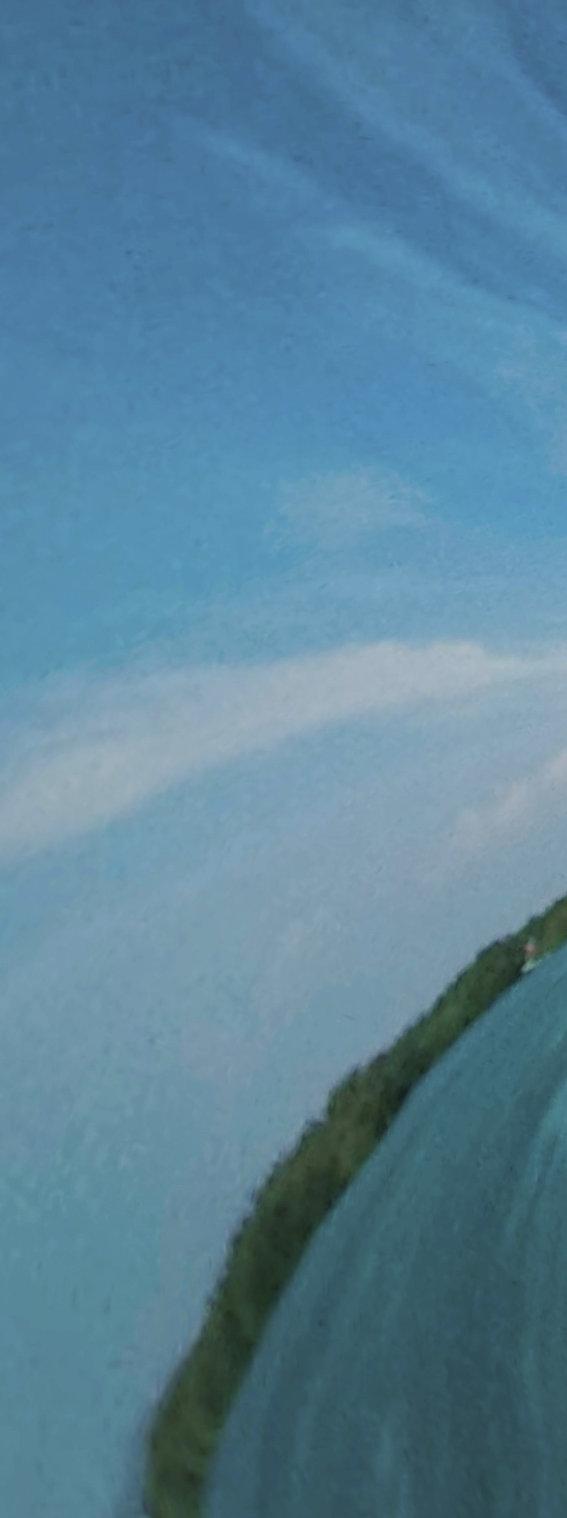
#> input picture Lab-5/360-Panorama/360_images/1.jpeg, 1134 x 3036 px (shown at 1/2 size); its folder holds 4 pictures in this run
$ jupyter execute 360-Panorama.ipynb
#> lines starting #> are read from the running program, lines starting #| are printed output that depends on the picture; after the words box and inside, x2 and y2 are one past the last pixel; in counts of white or black regions, pixels touching at a corner belong together
[cell 1]
import os
from pathlib import Path
from typing import List
import cv2
import numpy as np
import matplotlib.pyplot as plt


# 1. CONFIGURATION

IMAGE_FOLDER = "360_images"   # change this to your folder name
IMAGE_EXTENSIONS = [".jpg", ".jpeg", ".png"]

# Output folder
OUTPUT_FOLDER = "output_360_panorama"
os.makedirs(OUTPUT_FOLDER, exist_ok=True)

# Resize large images for stable stitching
MAX_WIDTH = 1200   # reduce if memory issue
MAX_HEIGHT = 800


# 2. HELPER FUNCTIONS

def resize_image_keep_ratio(img, max_width=1200, max_height=800):
    h, w = img.shape[:2]
    scale = min(max_width / w, max_height / h, 1.0)
    new_w = int(w * scale)
    new_h = int(h * scale)
    return cv2.resize(img, (new_w, new_h))

def load_images(folder: str) -> List[np.ndarray]:
#> called with folder = '360_images'
    if not os.path.exists(folder):
        raise FileNotFoundError(f"Folder not found: {folder}")

    images = []
    file_names = []

    for file in sorted(os.listdir(folder)):
        full_path = os.path.join(folder, file)
        if os.path.isfile(full_path) and Path(file).suffix.lower() in IMAGE_EXTENSIONS:
            img = cv2.imread(full_path)
#> img is the input picture: shape (3036, 1134, 3); mean B, G, R 154.1, 131.4, 89.9
            if img is not None:
                img = resize_image_keep_ratio(img, MAX_WIDTH, MAX_HEIGHT)
#> in resize_image_keep_ratio, `return cv2.resize(img, (new_w, new_h))`:
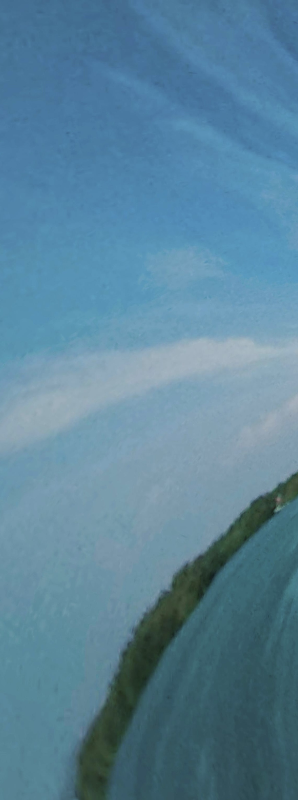
#> returned value: shape (800, 298, 3); mean of channels 0, 1, 2 154, 131.3, 89.9; drawn as B, G, R
                images.append(img)
                file_names.append(file)
                print(f"Loaded: {file} | shape: {img.shape}")
#| Loaded: 1.jpeg | shape: (800, 298, 3)
            else:
                print(f"Could not read: {file}")
#> pass 2 of the loop in load_images, `for file in sorted(os.listdir(folder)):`:
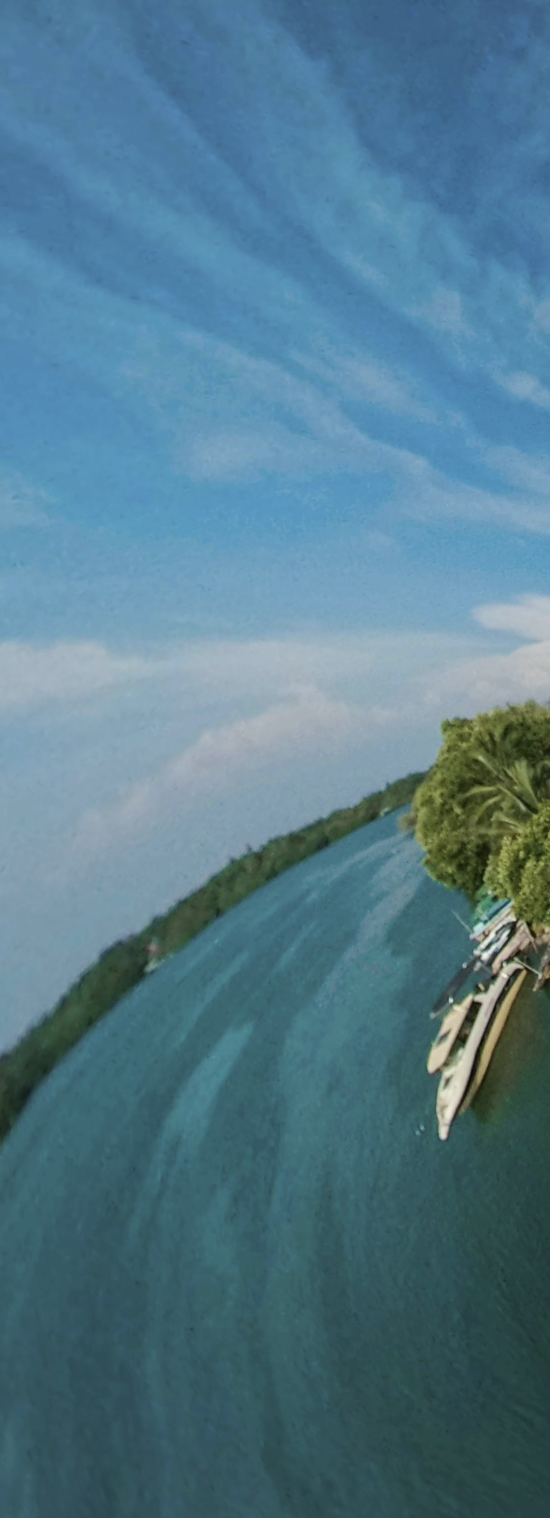
#> input picture Lab-5/360-Panorama/360_images/2.jpeg, 1100 x 3036 px (shown at 1/2 size)
#> in load_images, img is the input picture: shape (3036, 1100, 3); mean B, G, R 139.8, 122.3, 83.3
#> in resize_image_keep_ratio (call 2), `return cv2.resize(img, (new_w, new_h))`:
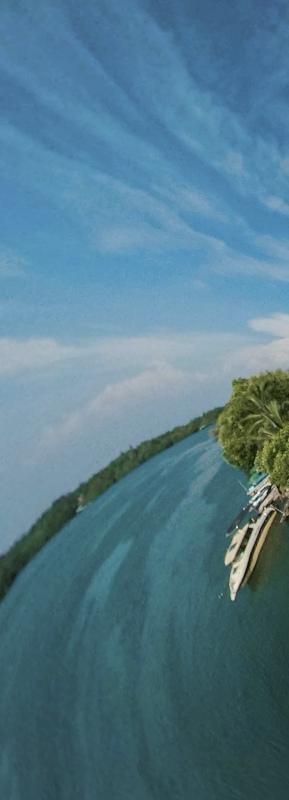
#> returned value: shape (800, 289, 3); mean of channels 0, 1, 2 139.7, 122.2, 83.2; drawn as B, G, R
#| Loaded: 2.jpeg | shape: (800, 289, 3)
#> pass 3 of the loop in load_images, `for file in sorted(os.listdir(folder)):`:
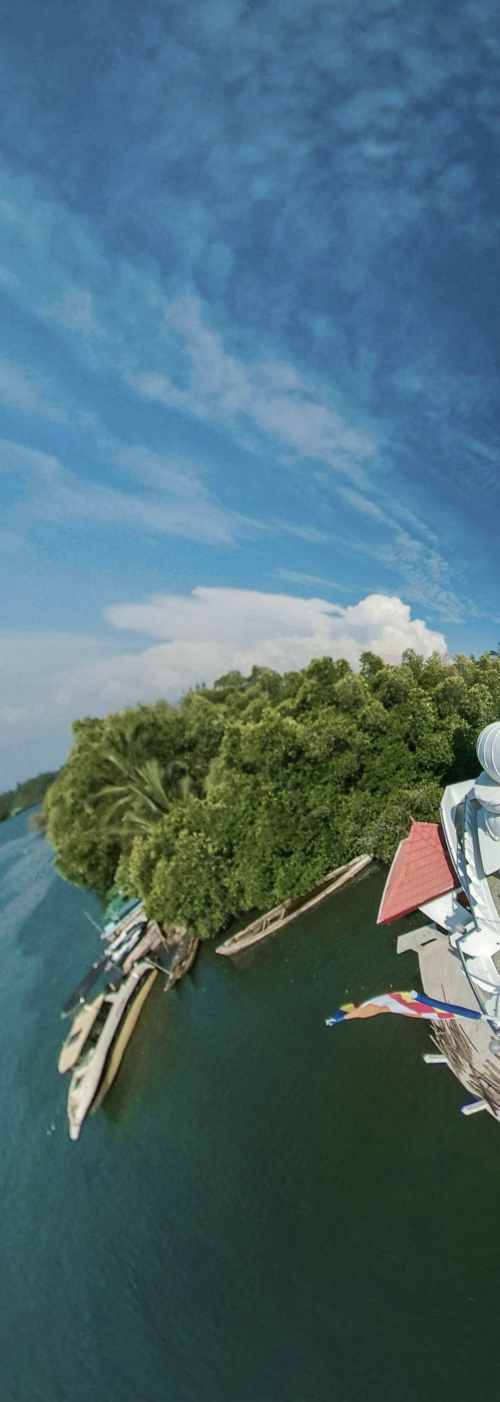
#> input picture Lab-5/360-Panorama/360_images/3.jpeg, 1000 x 2803 px (shown at 1/2 size)
#> in load_images, img is the input picture: shape (2803, 1000, 3); mean B, G, R 115.8, 107.9, 76.9
#> in resize_image_keep_ratio (call 3), `return cv2.resize(img, (new_w, new_h))`:
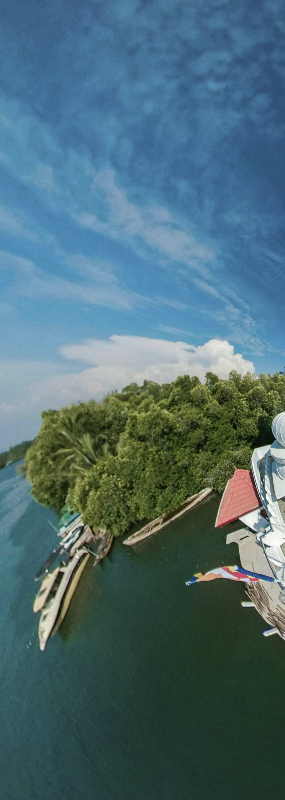
#> returned value: shape (800, 285, 3); mean of channels 0, 1, 2 115.7, 107.8, 76.8; drawn as B, G, R
#| Loaded: 3.jpeg | shape: (800, 285, 3)
#> the loop made 4 passes; the first 3 are shown

    print(f"\nTotal loaded images: {len(images)}")
    return images

def show_images(images: List[np.ndarray], titles=None, cols=4, figsize=(18, 10)):
#> called with cols = 4, figsize = (18, 10)
    if len(images) == 0:
        print("No images to display.")
        return

    rows = int(np.ceil(len(images) / cols))
    plt.figure(figsize=figsize)

    for i, img in enumerate(images):
        plt.subplot(rows, cols, i + 1)
        plt.imshow(cv2.cvtColor(img, cv2.COLOR_BGR2RGB))
        if titles and i < len(titles):
            plt.title(titles[i])
        else:
            plt.title(f"Image {i+1}")
        plt.axis("off")

    plt.tight_layout()
    plt.show()
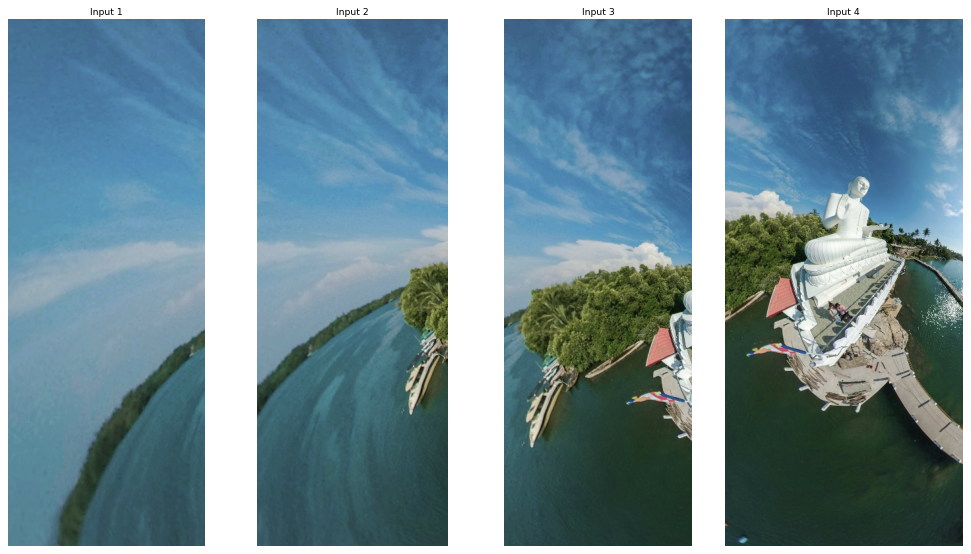
#> figure drawn by matplotlib, 4 panels

def crop_black_borders(img: np.ndarray) -> np.ndarray:
    gray = cv2.cvtColor(img, cv2.COLOR_BGR2GRAY)
    _, thresh = cv2.threshold(gray, 1, 255, cv2.THRESH_BINARY)
    coords = cv2.findNonZero(thresh)

    if coords is None:
        return img

    x, y, w, h = cv2.boundingRect(coords)
    return img[y:y+h, x:x+w]

def save_image(img: np.ndarray, filename: str):
    save_path = os.path.join(OUTPUT_FOLDER, filename)
    cv2.imwrite(save_path, img)
    print(f"Saved: {save_path}")


# 3. FEATURE MATCH VISUALIZATION

def detect_and_match_features(img1, img2):
    gray1 = cv2.cvtColor(img1, cv2.COLOR_BGR2GRAY)
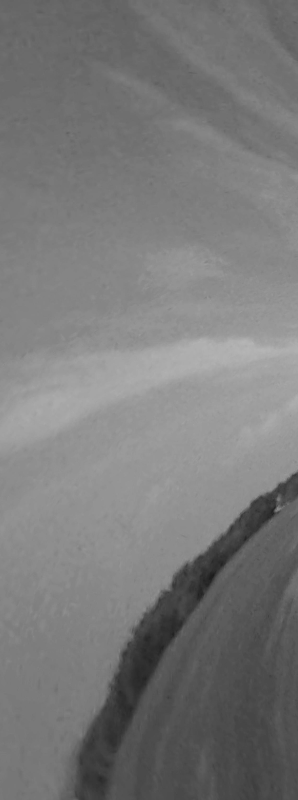
#> gray1: shape (800, 298); min 28, max 181, mean 121.5
    gray2 = cv2.cvtColor(img2, cv2.COLOR_BGR2GRAY)
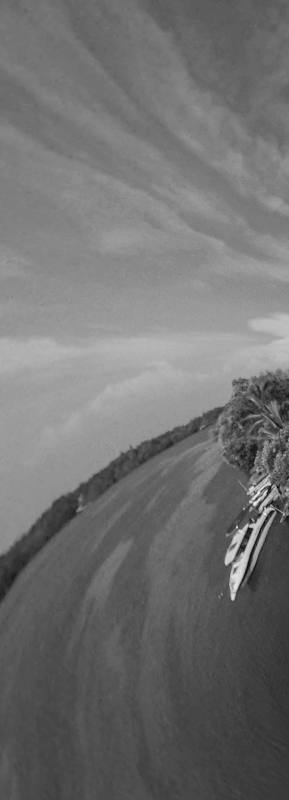
#> gray2: shape (800, 289); min 11, max 242, mean 112.6

    orb = cv2.ORB_create(nfeatures=4000)

    kp1, des1 = orb.detectAndCompute(gray1, None)
    kp2, des2 = orb.detectAndCompute(gray2, None)

    if des1 is None or des2 is None:
        return kp1, des1, kp2, des2, []

    bf = cv2.BFMatcher(cv2.NORM_HAMMING, crossCheck=False)
    matches = bf.knnMatch(des1, des2, k=2)

    good_matches = []
    for pair in matches:
        if len(pair) == 2:
            m, n = pair
            if m.distance < 0.75 * n.distance:
                good_matches.append(m)

    return kp1, des1, kp2, des2, good_matches

def draw_matches(img1, kp1, img2, kp2, matches, max_matches=60):
#> called with max_matches = 60
    vis = cv2.drawMatches(
        img1, kp1, img2, kp2,
        matches[:max_matches], None,
        flags=cv2.DrawMatchesFlags_NOT_DRAW_SINGLE_POINTS
    )
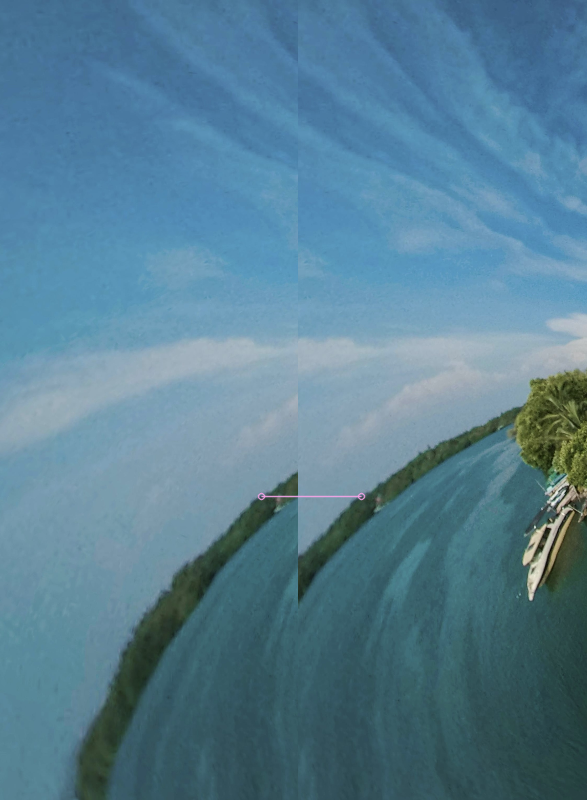
#> vis: shape (800, 587, 3); mean B, G, R 147, 126.9, 86.7
    plt.figure(figsize=(18, 8))
    plt.imshow(cv2.cvtColor(vis, cv2.COLOR_BGR2RGB))
    plt.title(f"Top {min(len(matches), max_matches)} Matches")
    plt.axis("off")
    plt.show()


# 4. OPENCV STITCHER FOR 6–8 IMAGES

def stitch_with_opencv(images: List[np.ndarray], mode=cv2.Stitcher_PANORAMA):
    stitcher = cv2.Stitcher_create(mode)
    status, pano = stitcher.stitch(images)
    return status, pano


# 5. LOAD YOUR IMAGES

print("Working directory:", os.getcwd())
print("Using image folder:", IMAGE_FOLDER)
print("Files in folder:", os.listdir(IMAGE_FOLDER))

images = load_images(IMAGE_FOLDER)

if len(images) < 2:
    raise ValueError("Need at least 2 images to stitch")

show_images(
    images,
    titles=[f"Input {i+1}" for i in range(len(images))],
    cols=4,
    figsize=(18, 10)
)


# 6. OPTIONAL: CHECK MATCHING BETWEEN FIRST TWO IMAGES

print("\nChecking feature matching between first two images...")
kp1, des1, kp2, des2, good = detect_and_match_features(images[0], images[1])
print("Good matches:", len(good))

if len(good) > 0:
    draw_matches(images[0], kp1, images[1], kp2, good)


# 7. STITCH IN PANORAMA MODE

print("\nRunning OpenCV Stitcher in PANORAMA mode...")
status_pano, pano = stitch_with_opencv(images, mode=cv2.Stitcher_PANORAMA)

pano_ok = False
if status_pano == cv2.Stitcher_OK:
    pano_ok = True
    pano = crop_black_borders(pano)

    plt.figure(figsize=(20, 8))
    plt.imshow(cv2.cvtColor(pano, cv2.COLOR_BGR2RGB))
    plt.title("360 Panorama Result - PANORAMA Mode")
    plt.axis("off")
    plt.show()

    save_image(pano, "panorama_mode_result.jpg")
else:
    print("PANORAMA mode failed. Status code:", status_pano)


# 8. STITCH IN SCANS MODE

print("\nRunning OpenCV Stitcher in SCANS mode...")
status_scans, pano_scans = stitch_with_opencv(images, mode=cv2.Stitcher_SCANS)
#> call 2 of stitch_with_opencv, with mode = 1
#> in stitch_with_opencv (call 2), `status, pano = stitcher.stitch(images)`:
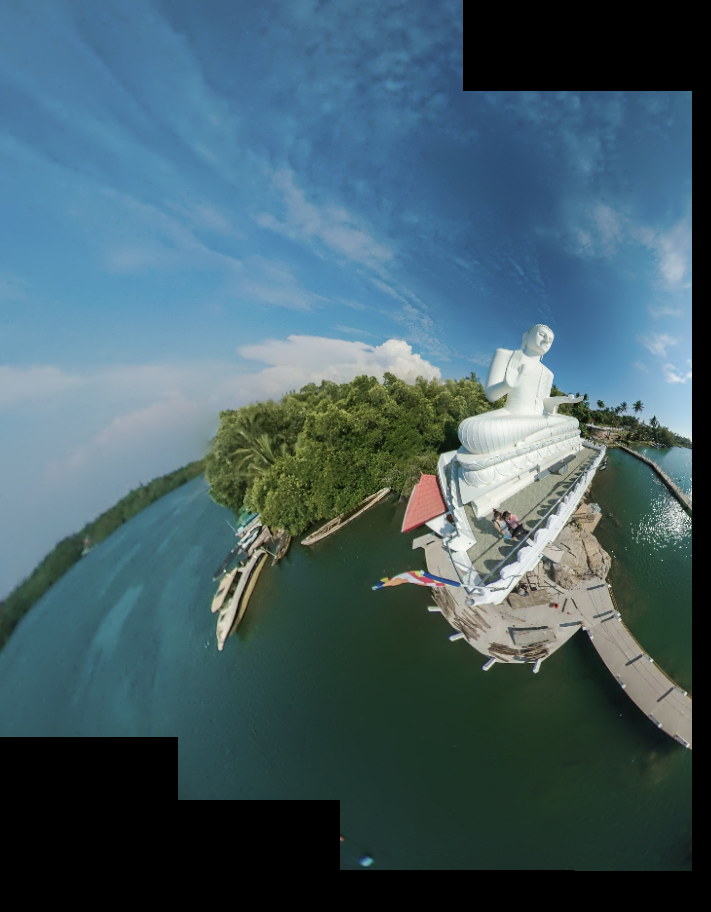
#> pano: shape (912, 711, 3); mean of channels 0, 1, 2 103.9, 94.9, 68.7; drawn as B, G, R

scans_ok = False
if status_scans == cv2.Stitcher_OK:
    scans_ok = True
    pano_scans = crop_black_borders(pano_scans)
#> in crop_black_borders, `gray = cv2.cvtColor(img, cv2.COLOR_BGR2GRAY)`:
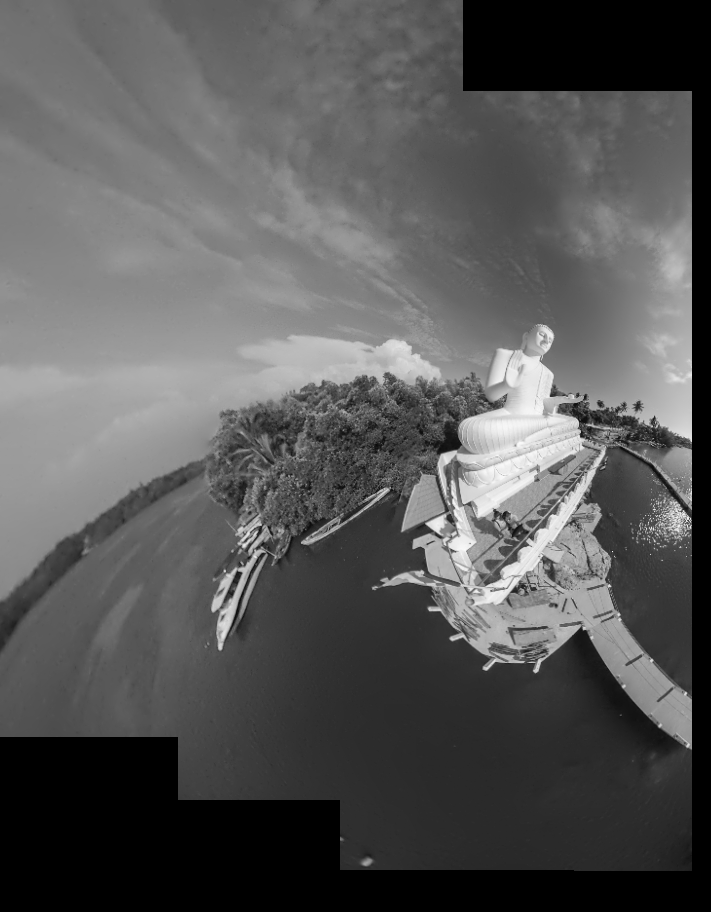
#> gray: shape (912, 711); min 0, max 250, mean 88.1
#> in crop_black_borders, `_, thresh = cv2.threshold(gray, 1, 255, cv2.THRESH_BINARY)`:
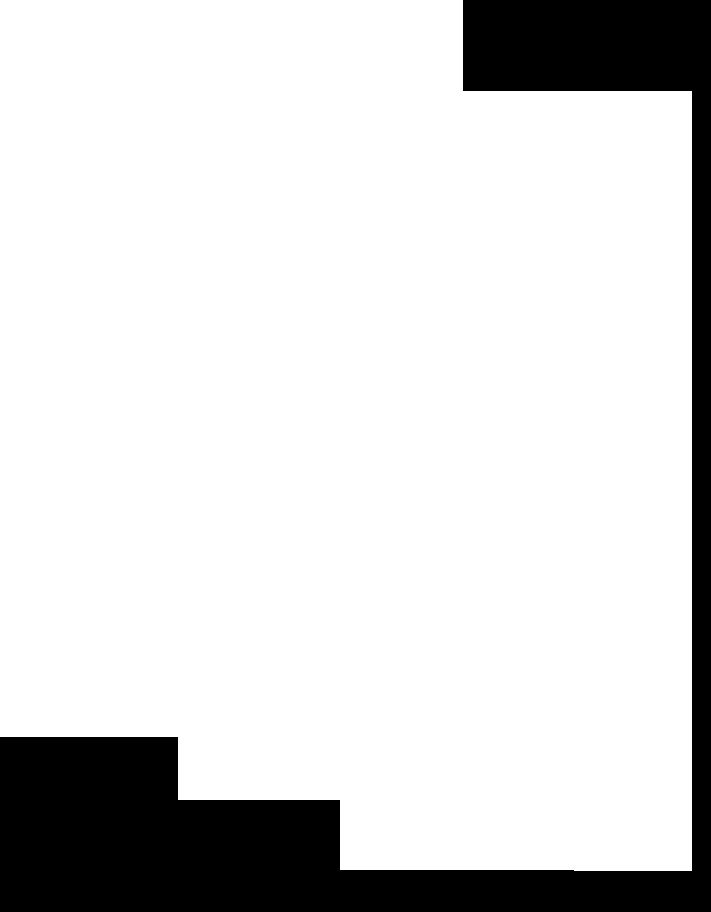
#> thresh: shape (912, 711); 84.3% white; 1 black region, box (x1, y1, x2, y2) and area: (0, 0, 711, 912) 102127
#> in crop_black_borders, `return img[y:y+h, x:x+w]`:
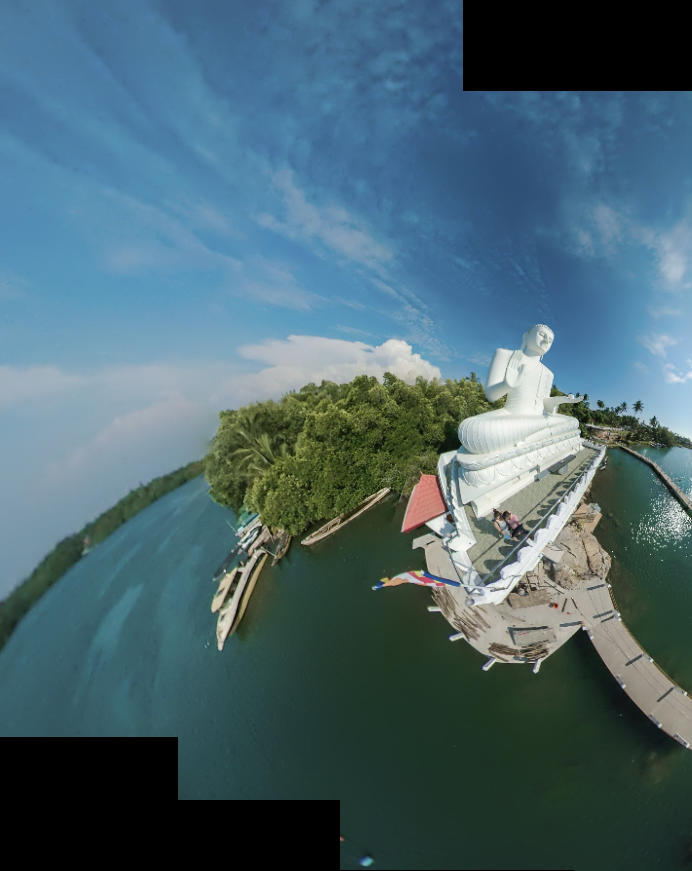
#> returned value: shape (871, 692, 3); mean of channels 0, 1, 2 111.7, 102.1, 73.9; drawn as B, G, R

    plt.figure(figsize=(20, 8))
    plt.imshow(cv2.cvtColor(pano_scans, cv2.COLOR_BGR2RGB))
    plt.title("360 Panorama Result - SCANS Mode")
    plt.axis("off")
    plt.show()

    save_image(pano_scans, "scans_mode_result.jpg")
else:
    print("SCANS mode failed. Status code:", status_scans)


# 9. COMPARE BOTH RESULTS

results = []
titles = []

if pano_ok:
    results.append(pano)
    titles.append("PANORAMA Mode")

if scans_ok:
    results.append(pano_scans)
    titles.append("SCANS Mode")

if len(results) > 0:
    plt.figure(figsize=(10 * len(results), 7))
    for i, img in enumerate(results):
        plt.subplot(1, len(results), i + 1)
        plt.imshow(cv2.cvtColor(img, cv2.COLOR_BGR2RGB))
        plt.title(titles[i])
        plt.axis("off")
    plt.tight_layout()
    plt.show()


# 10. FINAL BEST OUTPUT

if pano_ok:
    final_output = pano
    final_name = "PANORAMA Mode"
elif scans_ok:
    final_output = pano_scans
    final_name = "SCANS Mode"
else:
    final_output = None
    final_name = None

if final_output is not None:
    print(f"\nBest final output selected: {final_name}")

    plt.figure(figsize=(22, 8))
    plt.imshow(cv2.cvtColor(final_output, cv2.COLOR_BGR2RGB))
    plt.title(f"Final 360 Panorama Output ({final_name})")
    plt.axis("off")
    plt.show()

    save_image(final_output, "final_360_panorama.jpg")
else:
    print("\nStitching failed in both PANORAMA and SCANS mode.")
    print("Possible reasons:")
    print("- not enough overlap")
    print("- images not in correct sequence")
    print("- too much camera movement")
    print("- large exposure change")
    print("- moving objects in scene")

print("\nProcess completed.")
